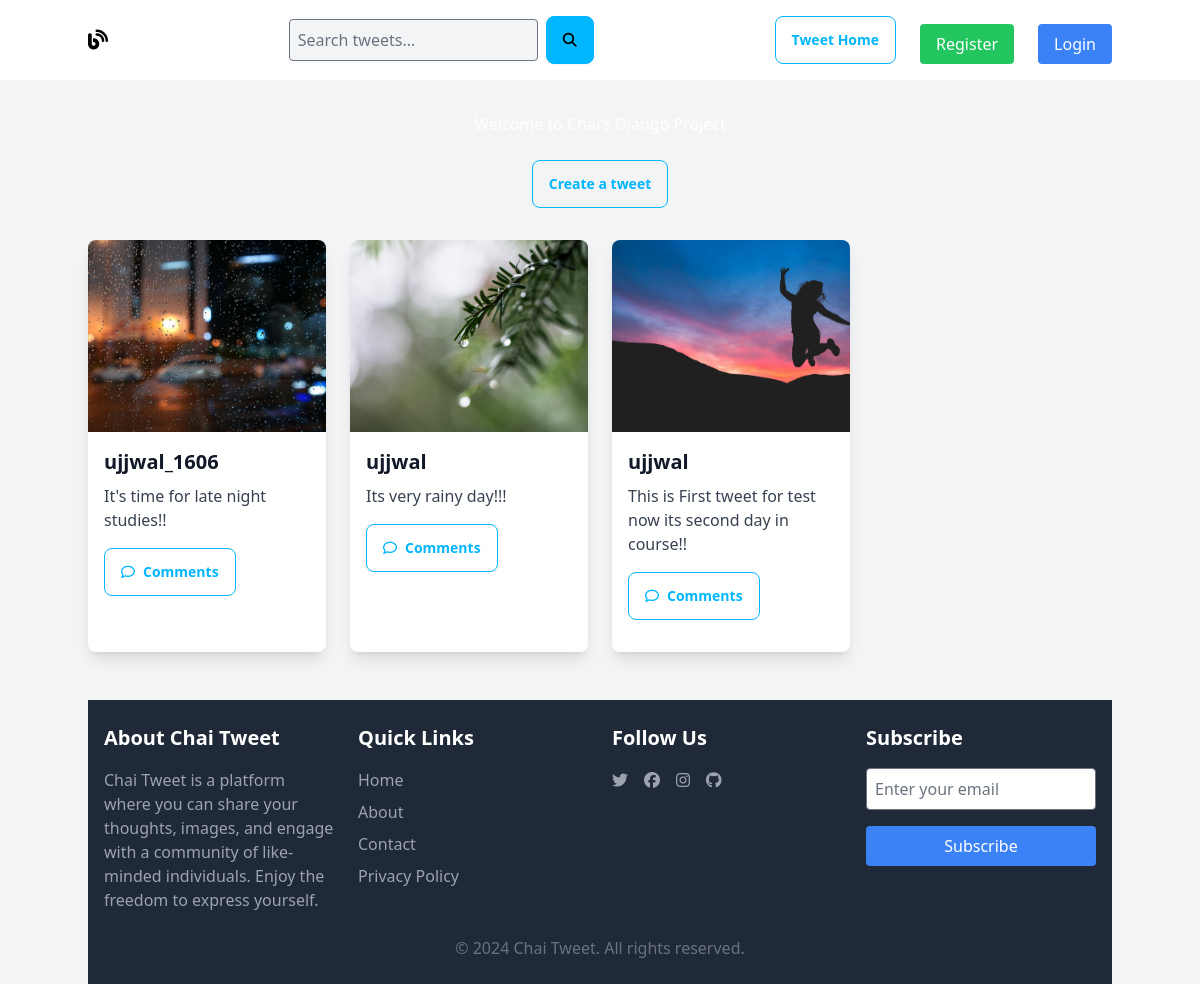
Page /tweets/ on the committed database.
### tweet/models.py (models this page shows, shortened)
class Tweet(models.Model):
    user = models.ForeignKey(User, on_delete=models.CASCADE)
    text = models.TextField(max_length=240)
    photo = models.ImageField(upload_to='photos/', blank=True, null=True)
    created_at = models.DateTimeField(auto_now_add=True)
    updated_at = models.DateTimeField(auto_now=True)
    likes = models.ManyToManyField(User, related_name='liked_tweets', blank=True)

### tweet/views.py (the view)
# urls.py: path('', views.tweet_list, name='tweet_list'),
def tweet_list(request):
    query = request.GET.get('q')
    if query:
        tweets = Tweet.objects.filter(text__icontains=query)
    else:
        tweets = Tweet.objects.all().order_by('-created_at')
    return render(request, 'tweet_list.html', {'tweets': tweets, 'query': query})

### tweet/templates/tweet_list.html (shortened to what this page needs)
{% extends "layout.html" %}
{% block content %}
    <h1 class="text-center text-white mt-4">Welcome to Chai's Django Project</h1>
    <div class="text-center mt-6">
        <a class="btn btn-outline btn-info" href="{% url 'tweet_create' %}">Create a tweet</a>
    </div>
    <div class="container mx-auto grid gap-6 mt-8 grid-cols-1 sm:grid-cols-2 md:grid-cols-3 lg:grid-cols-4">
        {% for tweet in tweets %}
            <div class="bg-white dark:bg-gray-800 rounded-lg shadow-lg overflow-hidden transition transform hover:-translate-y-1 hover:shadow-2xl">
                {% if tweet.photo %}
                    <img src="{{ tweet.photo.url }}" class="w-full h-48 object-cover" alt="">
                {% endif %}
                <div class="p-4">
                    <h5 class="text-xl font-semibold mb-2 dark:text-gray-200">{{ tweet.user.username }}</h5>
                    <p class="text-gray-700 dark:text-gray-400">{{ tweet.text }}</p>
                    <div class="mt-4 flex justify-between items-center space-x-2">
                        <button onclick="toggleComments({{ tweet.id }})" class="btn btn-outline btn-info">
                            <i class="fa-sharp fa-regular fa-comment"></i> Comments
                        </button>
                    </div>
                </div>
                <div class="px-4 pb-4">
                </div>
            </div>
        {% endfor %}
    </div>
<div class="w-full bg-gray-800 text-white py-6 mt-12">
    <footer class="max-w-screen-xl mx-auto px-4">
        <div class="grid gap-6 grid-cols-1 md:grid-cols-3 lg:grid-cols-4">
            <div class="mb-6 md:mb-0">
                <h6 class="text-xl font-semibold mb-4">About Chai Tweet</h6>
                <p class="text-gray-400">Chai Tweet is a platform where you can share your thoughts, images, and engage with a community of like-minded individuals. Enjoy the freedom to express yourself.</p>
            </div>
            <div class="mb-6 md:mb-0">
                <h6 class="text-xl font-semibold mb-4">Quick Links</h6>
                <ul>
                    <li class="mb-2"><a href="{% url 'tweet_list' %}" class="text-gray-400 hover:text-white transition">Home</a></li>
                    <li class="mb-2"><a href="#" class="text-gray-400 hover:text-white transition">About</a></li>
                    <li class="mb-2"><a href="#" class="text-gray-400 hover:text-white transition">Contact</a></li>
                    <li class="mb-2"><a href="#" class="text-gray-400 hover:text-white transition">Privacy Policy</a></li>
                </ul>
            </div>
            <div class="mb-6 md:mb-0">
                <h6 class="text-xl font-semibold mb-4">Follow Us</h6>
                <div class="flex space-x-4">
                    <a href="https://twitter.com" class="text-gray-400 hover:text-white transition">
                        <i class="fab fa-twitter"></i>
                    </a>
                    <a href="https://facebook.com" class="text-gray-400 hover:text-white transition">
                        <i class="fab fa-facebook"></i>
                    </a>
                    <a href="https://instagram.com" class="text-gray-400 hover:text-white transition">
                        <i class="fab fa-instagram"></i>
                    </a>
                    <a href="https://github.com" class="text-gray-400 hover:text-white transition">
                        <i class="fab fa-github"></i>
                    </a>
                </div>
            </div>
            <div class="mb-6 md:mb-0">
                <h6 class="text-xl font-semibold mb-4">Subscribe</h6>
                <form action="#" method="POST">
                    <input type="email" class="w-full p-2 mb-4 text-gray-900 rounded" placeholder="Enter your email">
                    <button class="w-full bg-blue-500 hover:bg-blue-600 text-white py-2 rounded transition">Subscribe</button>
                </form>
            </div>
        </div>
        <div class="text-center text-gray-500 mt-6">
            &copy; 2024 Chai Tweet. All rights reserved.
        </div>
    </footer>
</div>
{% endblock content %}

### templates/layout.html (shortened to what this page needs)
{% load static %} {% load static tailwind_tags %}
<!DOCTYPE html>
<html lang="en">
  <head>
    <link rel="stylesheet" href="https://cdnjs.cloudflare.com/ajax/libs/font-awesome/6.5.2/css/all.min.css" />
    {% tailwind_css %}
  </head>
  <body class="bg-gray-100 dark:bg-gray-900 text-gray-900 dark:text-gray-100">
    <nav class="navbar bg-base-100  dark:bg-gray-800 text-black dark:text-white p-4">
      <div class="container mx-auto flex justify-between items-center">
        <div class="text-xl font-bold">
          <a href="tweets/"><i class="fa-solid fa-blog"></i></a>
        </div>
        <form method="GET" action="{% url 'tweet_search' %}" class="flex items-center">
          <input type="text" name="q" placeholder="Search tweets..." class="w-full p-2 rounded bg-gray-100 dark:bg-gray-700 text-gray-900 dark:text-gray-300">
          <button type="submit" class="btn btn-info ml-2"><i class="fa-solid fa-magnifying-glass"></i></button>
      </form>
        <div class="hidden md:flex space-x-6">
          <a
            href="{% url 'tweet_list' %}"
            class="btn btn-outline btn-info"
            >Tweet Home</a
          >
          {% if user.is_authenticated %}
          <form action="{% url 'logout' %}" method="post">
            {% csrf_token %}
            <button
              type="submit"
              class="btn btn-error"
            >
              Logout
            </button>
          </form>
          {% else %}
          <a
            href="{% url 'register' %}"
            class="block px-4 py-2 bg-green-500 hover:bg-green-600 text-white rounded mt-2"
            >Register</a
          >
          <a
            href="{% url 'login' %}"
            class="block px-4 py-2 bg-blue-500 hover:bg-blue-600 text-white rounded mt-2"
            >Login</a
          >
          {% endif %}
        </div>
      </div>
    </nav>
    <div class="container mx-auto mt-8">
      {% block content %} {% endblock content %}
    </div>
  </body>
</html>

### rows in the picture
Tweet: photo (picture), user.username "ujjwal_1606", text "It's time for late night studies!!"
Tweet: photo (picture), user.username "ujjwal", text "Its very rainy day!!!"
Tweet: photo (picture), user.username "ujjwal", text "This is First tweet for test now its second day in course!!"
